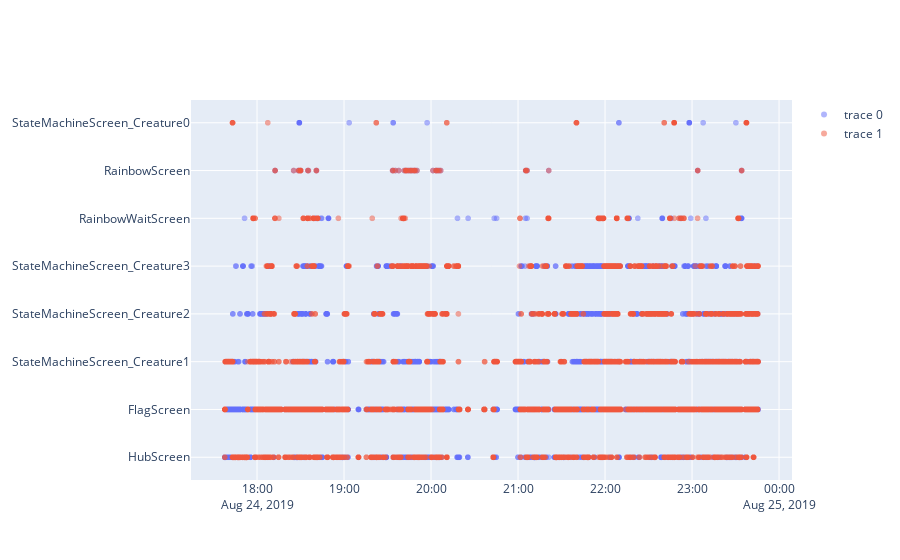

This figure's notebook cell:
### Code cell
iplot([p1Screens, p2Screens])

### Figure 1 — Plotly figure (JSON) as saved in the notebook; plotly's stock layout.template omitted (floating-point values rounded to 4 significant figures; data arrays with more than 128 entries replaced by an {"elided": "..."} marker saying what was removed)
{"data": [{"mode": "markers", "opacity": 0.5, "type": "scattergl", "x": {"elided": "12581 str values"}, "y": {"elided": "12581 str values"}}, {"mode": "markers", "opacity": 0.5, "type": "scattergl", "x": {"elided": "12581 str values"}, "y": {"elided": "12581 str values"}}], "layout": {"autosize": true, "xaxis": {"autorange": true, "range": ["2019-08-24 17:14:54.8537", "2019-08-25 00:08:29.1463"], "type": "date"}, "yaxis": {"autorange": true, "range": [-0.5127, 7.513], "type": "category"}}}
